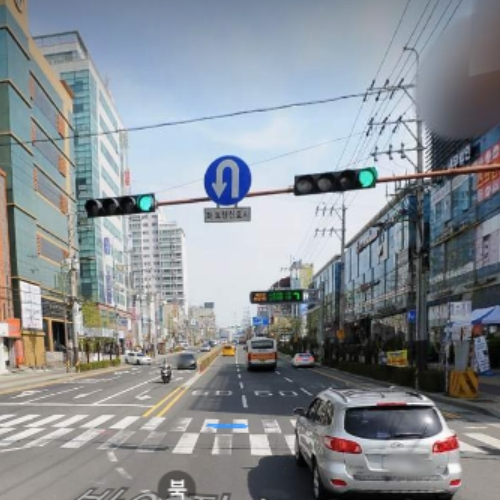
#> input picture images/0001.jpg, 500 x 500 px, given in place of the camera
$ python objectTracking.py
#> lines starting #> are read from the running program, lines starting #| are printed output that depends on the picture; after the words box and inside, x2 and y2 are one past the last pixel; in counts of white or black regions, pixels touching at a corner belong together
import cv2
import numpy as np

# Camera 객체를 생성 후 사이즈를 320*240으로 조정
cap = cv2.VideoCapture(0)
cap.set(3, 960)
cap.set(4, 720)

while 1:
    # camera 에서 frame capture
    ret, frame = cap.read()
#> frame is the input picture: shape (500, 500, 3); mean B, G, R 148.3, 143, 137.5

    if ret:
        # BGR -> HSV 로 변환
        hsv = cv2.cvtColor(frame, cv2.COLOR_BGR2HSV)
#> hsv: shape (500, 500, 3); mean H, S, V 80.3, 39.3, 153.9

        # blue 영역의 from ~ to
        lower_blue = np.array([0, 50, 50])
        upper_blue = np.array([15, 255, 255])

        # 이미지에서 blue 영역
        mask = cv2.inRange(hsv, lower_blue, upper_blue)
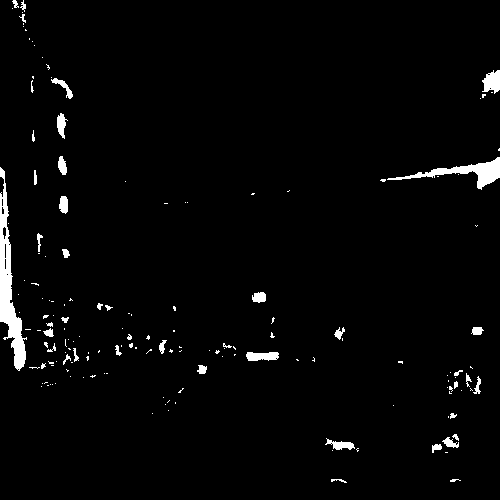
#> mask: shape (500, 500); 2.5% white; 162 white regions (119 under 20 px), largest, box (x1, y1, x2, y2) and area: (0, 167, 27, 371) 1969, (387, 157, 500, 190) 980, (482, 70, 500, 94) 302

        # bit 연산자를 통해서 blue 영역만 남김
        res = cv2.bitwise_and(frame, frame, mask=mask)
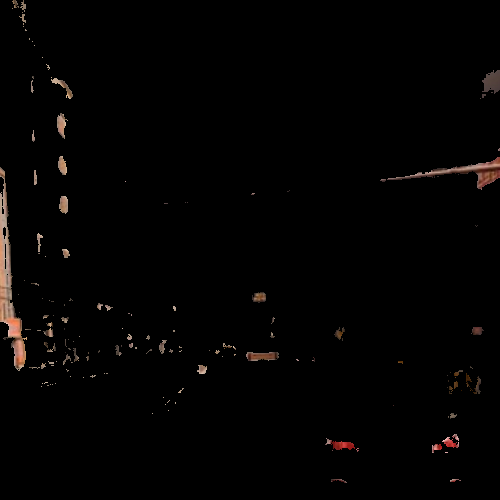
#> res: shape (500, 500, 3); mean B, G, R 2.2, 2.6, 3.5
        # res = cv2.bitwise_not(frame, frame, mask=mask)

        cv2.imshow('frame', frame)
        cv2.imshow('mask', mask)
        cv2.imshow('res', res)

    if cv2.waitKey(1) & 0xFF == 27:
#> (key Esc is pressed here)
        break

cap.release()
cv2.destroyAllWindows()

$ run again, on images/0003.jpg
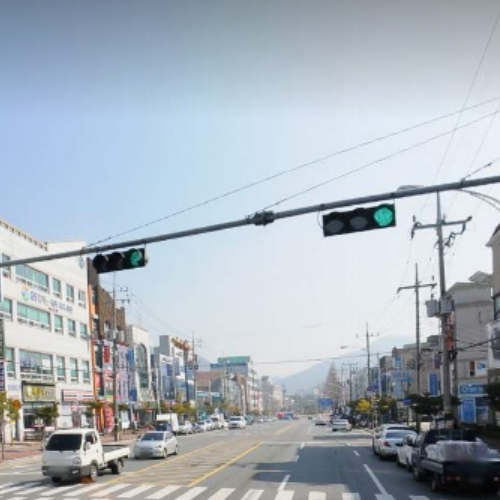
#> input picture images/0003.jpg, 500 x 500 px, given in place of the camera
#> frame is the input picture: shape (500, 500, 3); mean B, G, R 187.4, 178.2, 168.9
#> hsv: shape (500, 500, 3); mean H, S, V 92.5, 34.7, 190.1
#> `mask = cv2.inRange(hsv, lower_blue, upper_blue)`:
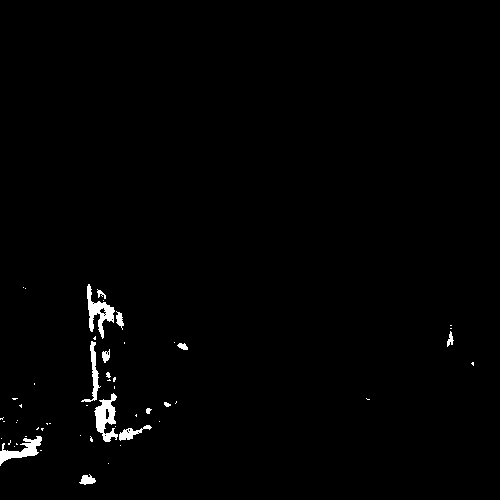
#> mask: shape (500, 500); 1.1% white; 53 white regions (39 under 20 px), largest, box (x1, y1, x2, y2) and area: (94, 393, 118, 442) 597, (87, 284, 115, 339) 568, (0, 436, 42, 466) 480

$ run again, on images/0006.jpg
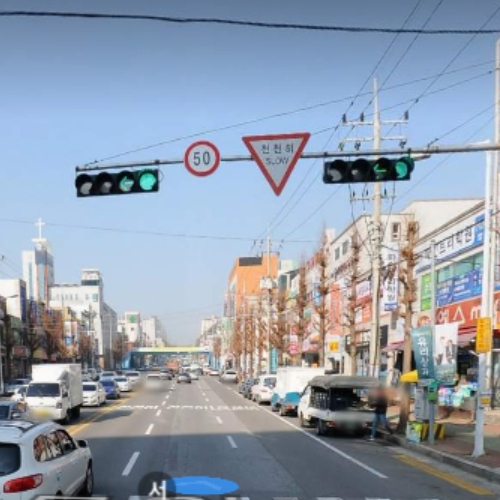
#> input picture images/0006.jpg, 500 x 500 px, given in place of the camera
#> frame is the input picture: shape (500, 500, 3); mean B, G, R 172.3, 156.9, 145.5
#> hsv: shape (500, 500, 3); mean H, S, V 84.3, 61, 180.4
#> `mask = cv2.inRange(hsv, lower_blue, upper_blue)`:
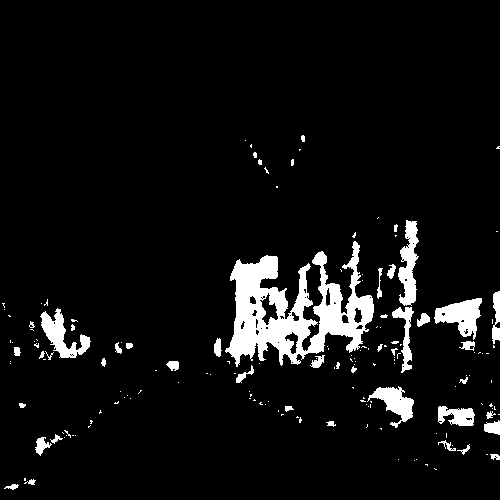
#> mask: shape (500, 500); 6.5% white; 165 white regions (119 under 20 px), largest, box (x1, y1, x2, y2) and area: (225, 241, 374, 367) 8477, (434, 298, 482, 340) 1077, (398, 220, 419, 306) 1032
#> `res = cv2.bitwise_and(frame, frame, mask=mask)`:
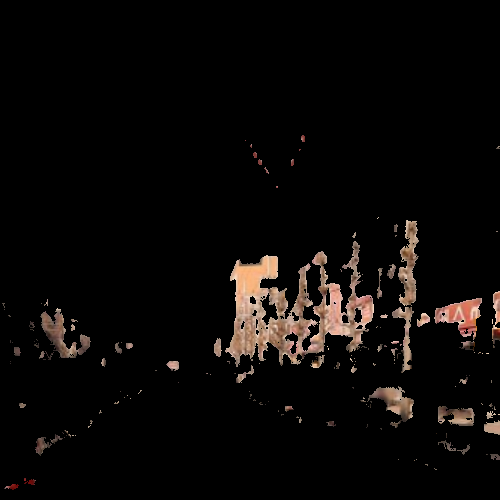
#> res: shape (500, 500, 3); mean B, G, R 7.3, 8.6, 11
